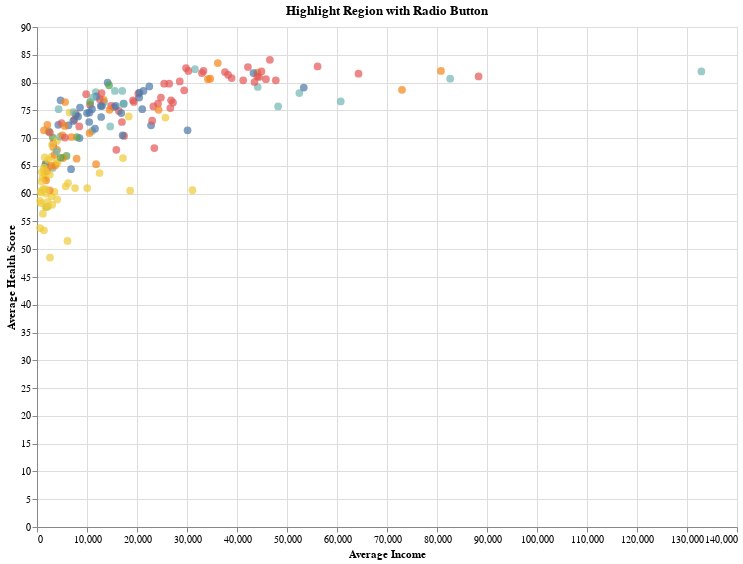

Notebook source saved alongside this figure:
### Markdown cell above
### Part 1.4 Data binding (10 points)

Instead of the using the legend, now include a radio button or the region such that each selection only highlights one region and make the other points to be grey.

### Code cell
region_selection = alt.selection_single(
    fields=['region'],
    bind=alt.binding_radio(options=gapminder['region'].unique().tolist()),
    name='Select Region'
)

# define the base chart
base = alt.Chart(gapminder).mark_circle(size=60).encode(
    x=alt.X('income:Q', title='Average Income'),
    y=alt.Y('health:Q', title='Average Health Score'),
    color=alt.condition(
        region_selection,
        alt.Color('region:N', legend=None),
        alt.value('lightgrey')
    ),
    tooltip=['country:N', 'income:Q', 'health:Q', 'region:N']
).add_selection(
    region_selection  # Add the selection to the chart
).properties(
    width=700,
    height=500,
    title='Highlight Region with Radio Button'
)

base

### Figure 1 — Vega-Lite specification as saved in the notebook (floating-point values rounded to 4 significant figures; data arrays with more than 128 entries replaced by an {"elided": "..."} marker saying what was removed)
{"config": {"view": {"continuousWidth": 400, "continuousHeight": 300}}, "data": {"name": "data-ca24f9a7ec291df1ebdcde48d4b02821"}, "mark": {"type": "circle", "size": 60}, "encoding": {"color": {"condition": {"field": "region", "legend": null, "type": "nominal", "selection": "Select Region"}, "value": "lightgrey"}, "tooltip": [{"field": "country", "type": "nominal"}, {"field": "income", "type": "quantitative"}, {"field": "health", "type": "quantitative"}, {"field": "region", "type": "nominal"}], "x": {"field": "income", "title": "Average Income", "type": "quantitative"}, "y": {"field": "health", "title": "Average Health Score", "type": "quantitative"}}, "height": 500, "selection": {"Select Region": {"type": "single", "fields": ["region"], "bind": {"input": "radio", "options": ["south_asia", "europe_central_asia", "middle_east_north_africa", "sub_saharan_africa", "america", "east_asia_pacific"]}}}, "title": "Highlight Region with Radio Button", "width": 700, "$schema": "https://vega.github.io/schema/vega-lite/v4.17.0.json", "datasets": {"data-ca24f9a7ec291df1ebdcde48d4b02821": {"elided": "187 records"}}}
